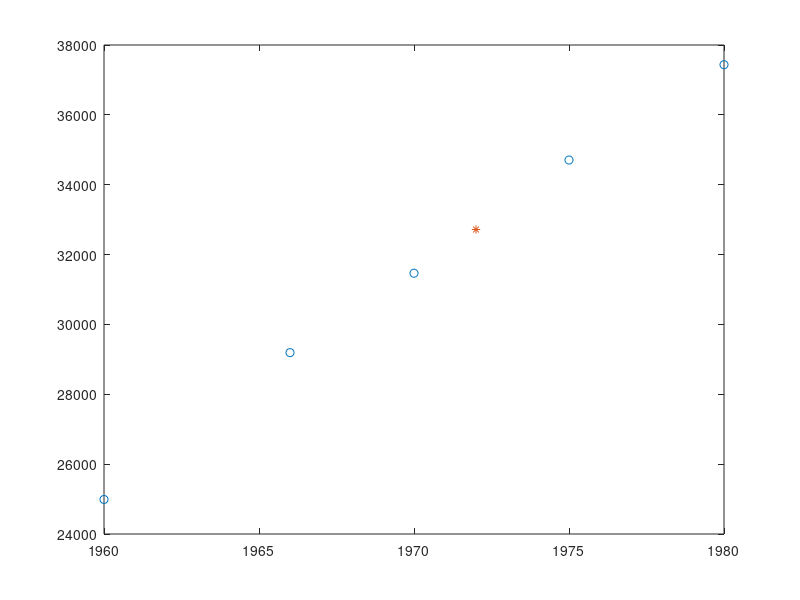

Write MATLAB code to recreate this figure.
% practice 2.2

clear; clc; close all;

year=[1960 1966 1970 1975 1980];            % 년도
num=[24989 29193 31466 34707 37436];        % 인구 수

x=1972;     % 구하고 싶은 년도

l0=(x-year(2))*(x-year(3))*(x-year(4))*(x-year(5))...
/((year(1)-year(2))*(year(1)-year(3))*(year(1)-year(4))*(year(1)-year(5)));     % l0 구하기

l1=(x-year(1))*(x-year(3))*(x-year(4))*(x-year(5))...
    /((year(2)-year(1))*(year(2)-year(3))*(year(2)-year(4))*(year(2)-year(5)));     % l1 구하기

l2=(x-year(1))*(x-year(2))*(x-year(4))*(x-year(5))...
    /((year(3)-year(1))*(year(3)-year(2))*(year(3)-year(4))*(year(3)-year(5)));     % l2 구하기

l3=(x-year(1))*(x-year(2))*(x-year(3))*(x-year(5))...
    /((year(4)-year(1))*(year(4)-year(2))*(year(4)-year(3))*(year(4)-year(5)));     % l3 구하기

l4=(x-year(1))*(x-year(2))*(x-year(3))*(x-year(4))...
    /((year(5)-year(1))*(year(5)-year(2))*(year(5)-year(3))*(year(5)-year(4)));     % l4 구하기

p=l0*num(1)+l1*num(2)+l2*num(3)+l3*num(4)+l4*num(5);            % 1972년도 인구 수


plot(year,num,'o')
hold on
plot(1972,p,'*')






